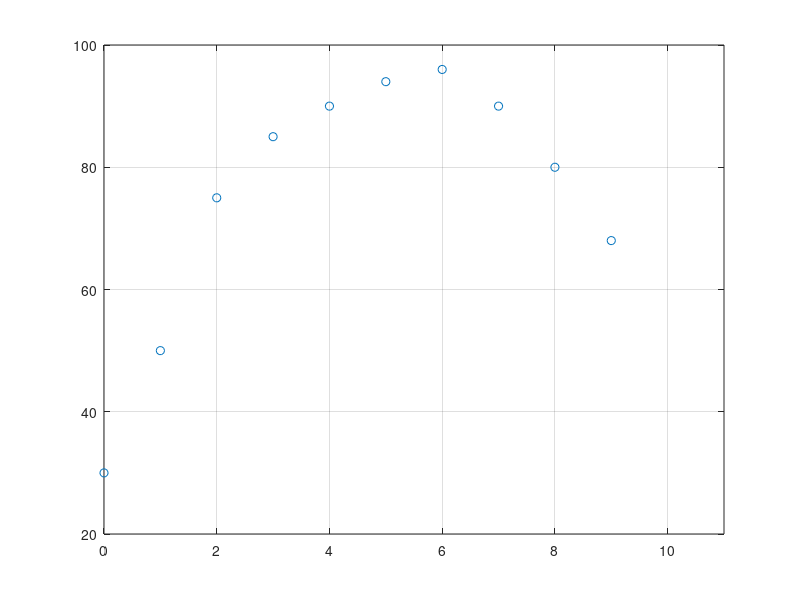
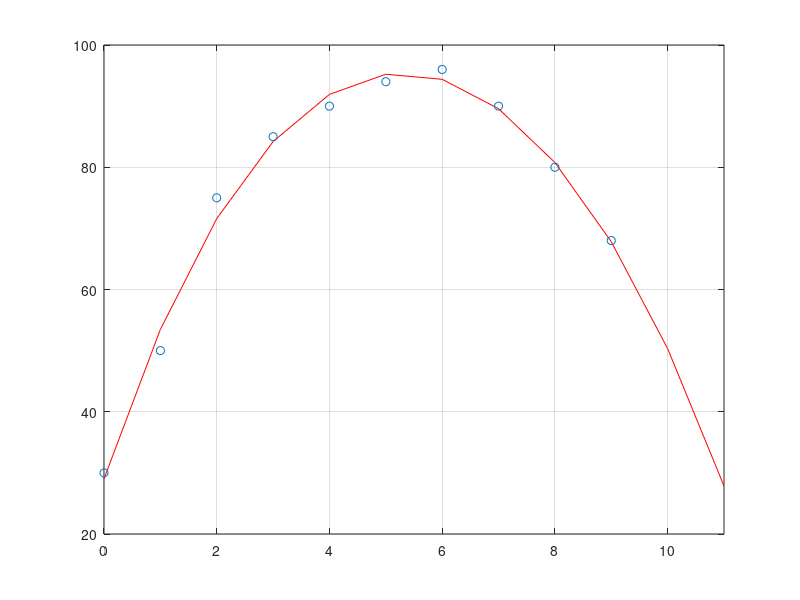

The MATLAB source for these figures, in order:
%Segundo Programa para probar el
%Basic Fitting Tool de Matlab
%Este es un procedimiento semi-manual
x=[0:9];
y=[30 50 75 85 90 94 96 90 80 68];
plot(x,y,'o')
axis([0 11 20 100])
grid on
%La ecuacion con sus coeficientes es:
%p1x^4+p2x^3+p3x^2+p4x+p5
%Obtener de fit los coeficientes
p1 = -0.0067016;
p2 = 0.17152;
p3 = -3.6215;
p4 = 27.895;
p5 = 29.028;
%Proyeccion
xplot=[0:11]; %si la xplot va hasta un valor
% mayor que x se esta extrapolando;
% se trata de una proyeccion.
yplot=p1*xplot.^4+p2*xplot.^3+p3*xplot.^2+p4*xplot+p5;
figure
plot(xplot,yplot,'r')
axis([0 11 20 100])
grid on
hold on
plot(x,y,'o') %para ver los puntos originales
